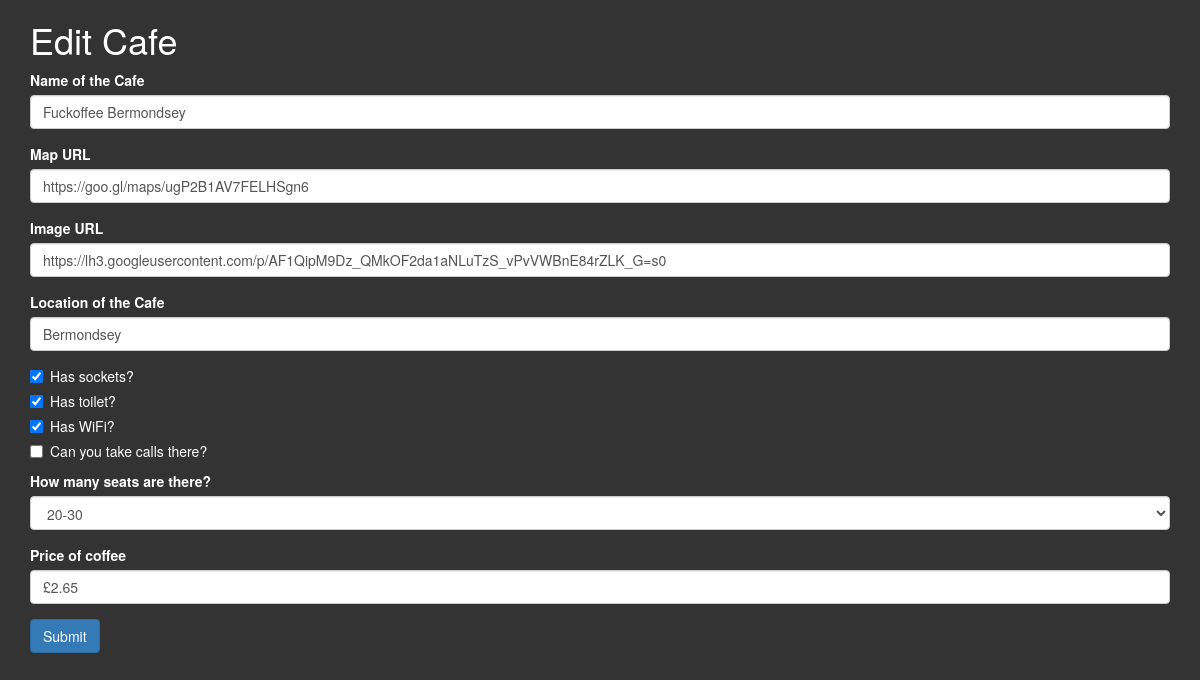
The app's page /edit-cafe/5 with its own data.
### main.py (models this page shows)
class Cafes(db.Model):
    __tablename__ = "cafe"
    id = db.Column(db.Integer, primary_key=True)
    name = db.Column(db.String(250))
    map_url = db.Column(db.String(250))
    img_url = db.Column(db.String(250))
    location = db.Column(db.String(250))
    has_sockets = db.Column(db.Boolean)
    has_toilet = db.Column(db.Boolean)
    has_wifi = db.Column(db.Boolean)
    can_take_calls = db.Column(db.Boolean)
    seats = db.Column(db.String(250))
    coffee_price = db.Column(db.String(250))

### main.py (the view, shortened to what this page needs)
@app.route("/edit-cafe/<int:cafe_id>", methods=["GET", "POST"])
def edit_cafe(cafe_id):
    cafe = Cafes.query.get(cafe_id)
    edit_cafe_form = CafeForm(
        name=cafe.name,
        map_url=cafe.map_url,
        img_url=cafe.img_url,
        location=cafe.location,
        has_sockets=cafe.has_sockets,
        has_toilet=cafe.has_toilet,
        has_wifi=cafe.has_wifi,
        can_take_calls=cafe.can_take_calls,
        seats=cafe.seats,
        coffee_price=cafe.coffee_price
    )
    return render_template("add_cafe.html", form=edit_cafe_form)

### main.py
class CafeForm(FlaskForm):
    name = StringField("Name of the Cafe", validators=[DataRequired()])
    map_url = StringField("Map URL", validators=[DataRequired(), URL()])
    img_url = StringField("Image URL", validators=[DataRequired(), URL()])
    location = StringField("Location of the Cafe", validators=[DataRequired()])
    has_sockets = BooleanField("Has sockets?", false_values=(False, 'false', 0, '0'))
    has_toilet = BooleanField("Has toilet?", false_values=(False, 'false', 0, '0'))
    has_wifi = BooleanField("Has WiFi?", false_values=(False, 'false', 0, '0'))
    can_take_calls = BooleanField("Can you take calls there?", false_values=(False, 'false', 0, '0'))
    seats = SelectField("How many seats are there?",
                        choices=[("0-10", "0-10"), ("10-20", "10-20"), ("20-30", "20-30"), ("30-40", "30-40"),
                                 ("50+", "50+")])
    coffee_price = StringField("Price of coffee", validators=[DataRequired()])
    submit = SubmitField("Submit")

### templates/add_cafe.html (shortened to what this page needs)
{% extends 'bootstrap/base.html' %}
{% import "bootstrap/wtf.html" as wtf %}
{% block styles %}
{{super()}}
<link rel="stylesheet"
      href="{{url_for('static', filename='/css/styles.css')}}">
{% endblock %}
{% block content %}
<div class="container">
  <div class="row">
    <div class="col-sm-12">
      <h1>Edit Cafe</h1>
{{ wtf.quick_form(form, novalidate=True, button_map={"submit": "primary"}) }}
    </div>
  </div>
</div>
{% endblock %}

### static/css/styles.css (style rules this page uses)
body { background-color: #333; color: white; }

### records on screen
Cafes: name "Fuckoffee Bermondsey", map_url "https://goo.gl/maps/ugP2B1AV7FELHSgn6", img_url "https://lh3.googleusercontent.com/p/AF1QipM9Dz_QMkOF2da1aNLuTzS_vPvVWBnE84rZLK_G=s0", location "Bermondsey", has_sockets "☑", has_toilet "☑", has_wifi "☑", seats "20-30", coffee_price "£2.65"
